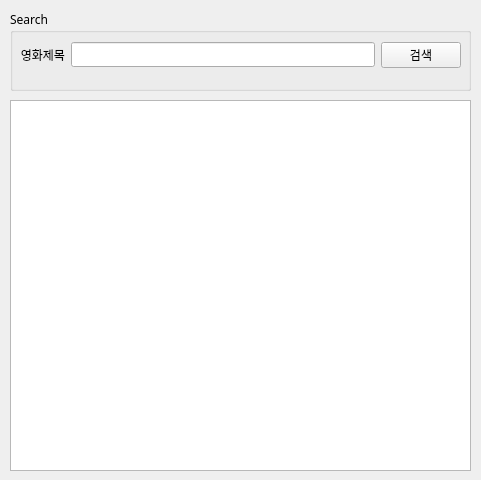
<?xml version="1.0" encoding="UTF-8"?>
<ui version="4.0">
 <class>Form</class>
 <widget class="QWidget" name="Form">
  <property name="geometry">
   <rect>
    <x>0</x>
    <y>0</y>
    <width>481</width>
    <height>480</height>
   </rect>
  </property>
  <property name="sizePolicy">
   <sizepolicy hsizetype="Fixed" vsizetype="Fixed">
    <horstretch>0</horstretch>
    <verstretch>0</verstretch>
   </sizepolicy>
  </property>
  <property name="font">
   <font>
    <family>NanumGothic</family>
   </font>
  </property>
  <property name="windowTitle">
   <string>네이버 영화 검색</string>
  </property>
  <property name="windowIcon">
   <iconset>
    <normaloff>naver_icon.png</normaloff>naver_icon.png</iconset>
  </property>
  <widget class="QGroupBox" name="groupBox">
   <property name="geometry">
    <rect>
     <x>10</x>
     <y>10</y>
     <width>461</width>
     <height>81</height>
    </rect>
   </property>
   <property name="title">
    <string>Search</string>
   </property>
   <widget class="QWidget" name="layoutWidget">
    <property name="geometry">
     <rect>
      <x>10</x>
      <y>30</y>
      <width>441</width>
      <height>30</height>
     </rect>
    </property>
    <layout class="QHBoxLayout" name="horizontalLayout">
     <item>
      <widget class="QLabel" name="label">
       <property name="text">
        <string>영화제목</string>
       </property>
       <property name="alignment">
        <set>Qt::AlignRight|Qt::AlignTrailing|Qt::AlignVCenter</set>
       </property>
      </widget>
     </item>
     <item>
      <widget class="QLineEdit" name="txtSearch"/>
     </item>
     <item>
      <widget class="QPushButton" name="btnSearch">
       <property name="text">
        <string>검색</string>
       </property>
      </widget>
     </item>
    </layout>
   </widget>
  </widget>
  <widget class="QTableWidget" name="tblResult">
   <property name="geometry">
    <rect>
     <x>10</x>
     <y>100</y>
     <width>461</width>
     <height>371</height>
    </rect>
   </property>
   <property name="selectionMode">
    <enum>QAbstractItemView::SingleSelection</enum>
   </property>
  </widget>
 </widget>
 <resources/>
 <connections/>
</ui>
